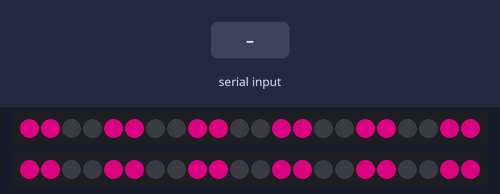
The sketch below on a simulated Arduino Uno, built with avr-gcc and run on an emulated ATmega328P. On the bench: 2 × 22 RGB LEDs in strip order, left to right. The inputs (shaded band) are chosen by the test bench. Dim RGB values are drawn brighter than linear; random numbers use the default seed unless the sketch sets one.

Above: at 1.2 s.
1.3 s: "b" received over Serial
At 1.4 s:
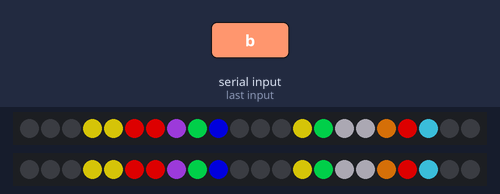
3.1 s: "s" received over Serial
At 3.21 s:
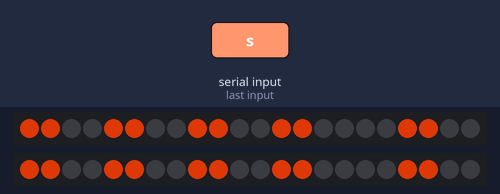
4.9 s: "c" received over Serial
At 5.02 s:
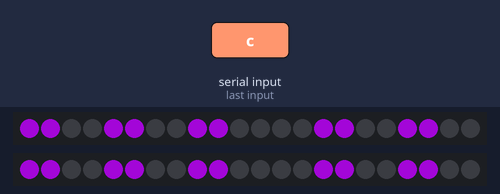
6.7 s: "F" received over Serial
At 7.6 s:
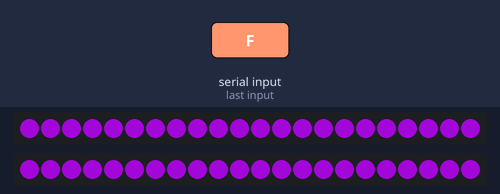
8.2 s: "200\n" received over Serial
At 9.0 s:
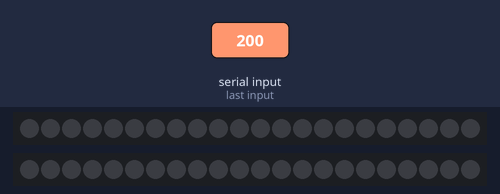
Timing chart, 0 to 10.7 s (numbered marks = the images above; inputs shaded):
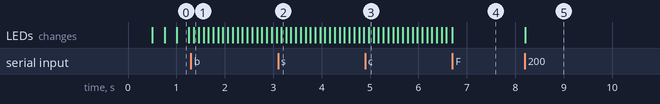

The sketch:

driverIndications.ino
```cpp
#include <Adafruit_NeoPixel.h>
Adafruit_NeoPixel strip1 = Adafruit_NeoPixel(22, 6, NEO_GRB + NEO_KHZ800);
Adafruit_NeoPixel strip2 = Adafruit_NeoPixel(22, 7, NEO_GRB + NEO_KHZ800);
char lastStatusByte = 'u';
const int colors[][3] = {{255, 0, 0}, {222, 116, 9}, {222, 204, 9}, {0, 200, 70}, {66, 212, 245}, {0, 0, 255}, {176, 66, 245}};

char oldStatus;
bool newStatus = false;
int ledIndex = 0;
long lastTime = 0;
bool blinkBool = false;
int runwayStep = 0;
// Attempt at ¨glitching¨ the robot driver indications, for comp, uses byte ¨g¨ *****Currently shows that robot is empty
bool glitchmode = false;
//toggle shooting indicator on permanently using "q"
bool shooterOnly = false;

int wrapAround(int in) {
  if (in < 22) {
    return in;
  }
  else {
    return in - 22;
  }
}

void partyMode() {
  if (millis() >= lastTime + 100) {
    lastTime = millis();
    for (int i = 0; i < 22; i++) {
      int Rand = random(8);
      strip1.setPixelColor(i, colors[Rand][0], colors[Rand][1], colors[Rand][2]);
      strip2.setPixelColor(i, colors[Rand][0], colors[Rand][1], colors[Rand][2]);
    }
    for (int i = ledIndex; i < ledIndex + 3; i++) {
      strip1.setPixelColor(wrapAround(i), 0, 0, 0);
      strip1.setPixelColor(wrapAround(i + 10), 0, 0, 0);
      strip1.setPixelColor(wrapAround(i + 20), 0, 0, 0);
      strip2.setPixelColor(wrapAround(i), 0, 0, 0);
      strip2.setPixelColor(wrapAround(i + 10), 0, 0, 0);
      strip2.setPixelColor(wrapAround(i + 20), 0, 0, 0);
    }
    ledIndex = wrapAround(ledIndex + 2);
    strip1.show();
    strip2.show();
  }
}

void blinkLeds(int Red, int Green, int Blue) {
  if (millis() >= lastTime + 250) {
    lastTime = millis();
    if (blinkBool) {
      for (int i = 0; i < 11; i++) {
        if (i % 2 == 0) {
          strip1.setPixelColor(2 * i, Red, Green, Blue);
          strip1.setPixelColor((2 * i) + 1, Red, Green, Blue);
          strip2.setPixelColor(2 * i, Red, Green, Blue);
          strip2.setPixelColor((2 * i) + 1, Red, Green, Blue);
        }
        else {
          strip1.setPixelColor(2 * i, 0, 0, 0);
          strip1.setPixelColor((2 * i) + 1, 0, 0, 0);
          strip2.setPixelColor(2 * i, 0, 0, 0);
          strip2.setPixelColor((2 * i) + 1, 0, 0, 0);
        }
      }
    }
    else {
      for (int i = 0; i < 22; i++) {
        strip1.setPixelColor(i, 0, 0, 0, 0);
        strip2.setPixelColor(i, 0, 0, 0, 0);
      }
    }
    blinkBool = !blinkBool;
    strip1.show();
    strip2.show();
  }
}

void runway(int Red, int Green, int Blue) {
  if (millis() >= lastTime + 100) {
    lastTime = millis();
    for (int i = 0; i < 12; i++) {
      if (i % 2 == 0) {
        strip1.setPixelColor(wrapAround((2 * i) + ledIndex), Red, Green, Blue);
        strip1.setPixelColor(wrapAround((2 * i) + ledIndex + 1), Red, Green, Blue);
        strip2.setPixelColor(wrapAround((2 * i) + ledIndex), Red, Green, Blue);
        strip2.setPixelColor(wrapAround((2 * i) + ledIndex + 1), Red, Green, Blue);
      }
      else {
        strip1.setPixelColor(wrapAround((2 * i) + ledIndex), 0, 0, 0);
        strip1.setPixelColor(wrapAround((2 * i) + ledIndex + 1), 0, 0, 0);
        strip2.setPixelColor(wrapAround((2 * i) + ledIndex), 0, 0, 0);
        strip2.setPixelColor(wrapAround((2 * i) + ledIndex + 1), 0, 0, 0);
      }
    }
    ledIndex = wrapAround(ledIndex + 1);
    strip1.show();
    strip2.show();
  }
}

void ballIndication(bool top, bool bottom) {
  if (top) {
    for (int i = 11; i < 22; i++) {
      strip1.setPixelColor(i, 0, 0, 255);
      strip2.setPixelColor(i, 0, 0, 255);
    }
  }
  if (bottom) {
    for (int i = 0; i < 11; i++) {
      strip1.setPixelColor(i, 0, 0, 255);
      strip2.setPixelColor(i, 0, 0, 255);
    }
  }
  strip1.show();
  strip2.show();
}


void setup() {
  // put your setup code here, to run once:
  strip1.begin();
  strip1.show();
  strip1.setBrightness(150);
  strip2.begin();
  strip2.show();
  strip2.setBrightness(150);
  Serial.begin(115200);
  while (!Serial) {}
}

void loop() {
  strip1.show();
  strip2.show();
  // put your main code here, to run repeatedly:
  if (Serial.available() > 0) {
    char received = Serial.read();
    if (received >= 48 && received <= 57) {
      strip1.setBrightness((received - 48) * (255 / 9));
      strip2.setBrightness((received - 48) * (255 / 9));
    }
    else {
      oldStatus = lastStatusByte;
      lastStatusByte = received;
      if (lastStatusByte != oldStatus){
        newStatus = true;
      }
      else {
        newStatus = false;
      }
    }
  }


  if (lastStatusByte == 'q') { // code to toggle shooterOnly using "q"
    shooterOnly = true;
  }
  if (lastStatusByte == 'Q') {
        shooterOnly = false;
  }

   if (lastStatusByte == 'g') { // code to toggle glitchmode using "g"
        glitchmode = true;
   }
   if (lastStatusByte == 'G') {
        glitchmode = false;
   }

  //prevents main code for lights from running, making sure that only shooter indication goes off
  if (shooterOnly == false) {
      switch (lastStatusByte) {
        case 'b': //speed boost
          partyMode();
          break;
        case 's': //shooting
          if (glitchmode == false) {
            runway(255, 65, 8);
            break;
          }
          else {
          // if glitchmode is on, do nothing, can be replaced with something actually cool idrk
          //doesn't break, so that other code continues running, making animated effects like normal
           // Serial.print("Glitchmode is on, so not displaying shooter rn");
           //Pretends that robot is empty
            for (int i = 0; i < 22; i++) {
            strip1.setPixelColor(i, 255, 0, 0);
            strip2.setPixelColor(i, 255, 0, 0);
          }
          ballIndication(true, false);
          break;
          }
        case 'c':
          runway(178, 7, 235); // unused?
          break;
        case 'F':
          for (int i = 0; i < 22; i++) {
            strip1.setPixelColor(i, 178, 7, 235);
            strip2.setPixelColor(i, 178, 7, 235);
          }
          strip1.show();
          strip2.show();
          break;
        case 'l':
          blinkLeds(255, 0, 130);
          break;
        case 'i':
          blinkLeds(212, 103, 8);
          break;
        case 'I':
          blinkLeds(212, 103, 8);
          ballIndication(true, false);
          break;
        case 'n':
          ballIndication(true, true);
          break;
        case 'N':
          for (int i = 0; i < 22; i++) {
            strip1.setPixelColor(i, 255, 0, 0);
            strip2.setPixelColor(i, 255, 0, 0);
          }
          strip1.show();
          strip2.show();
          break;
        case 'o':
          for (int i = 0; i < 22; i++) {
            strip1.setPixelColor(i, 255, 0, 0);
            strip2.setPixelColor(i, 255, 0, 0);
          }
          ballIndication(true, false);
          break;
        case 'u':
          blinkLeds(252,3,147);
          break;
      }
  }
  if (shooterOnly == true) {
    runway(255, 65, 8);
   // Serial.print("Shooter only is on");
  }

}
```

Measured:
- after the input at 8.2 s, the LEDs: first change at once (image 5 shows a later state)
